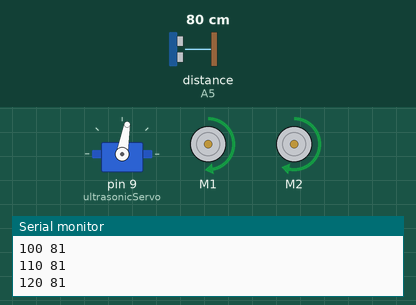
The sketch below on a simulated Arduino Uno, built with avr-gcc and run on an emulated ATmega328P. On the bench: servo, 2 × DC motor (green arrow = forward, orange = backward, longer = faster), the last lines printed to the serial monitor. Inputs (shaded band) come from the test bench; at power-on: distance to the obstacle (sensor on A5) 80 cm. The echo pulse lasts 58.3 µs per cm.

Above: at 2.7 s.
2.8 s: distance to the obstacle (sensor on A5) set to 44 cm
At 3.0 s:
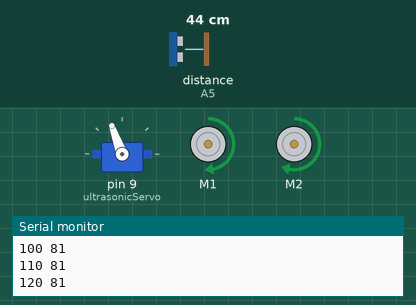
5.8 s: distance to the obstacle (sensor on A5) set to 36 cm
8.8 s: distance to the obstacle (sensor on A5) set to 29 cm
11.8 s: distance to the obstacle (sensor on A5) set to 22 cm
At 12.81 s:
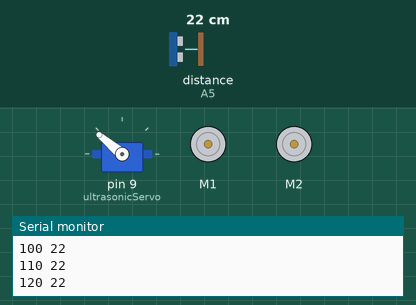
At 13.6 s:
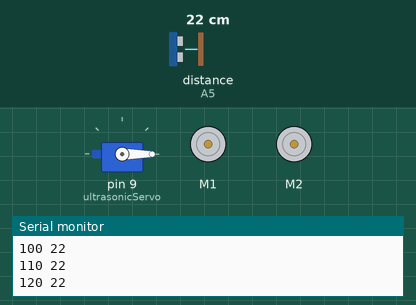
14.8 s: distance to the obstacle (sensor on A5) set to 120 cm
17.8 s: distance to the obstacle (sensor on A5) set to 2 cm
At 21.6 s:
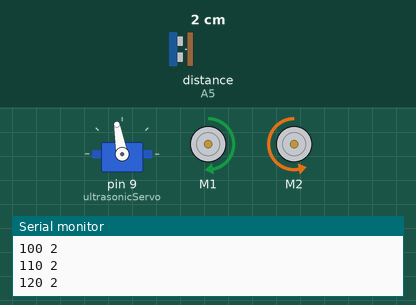
Timing chart, 0 to 21.8 s (numbered marks = the images above; inputs shaded):
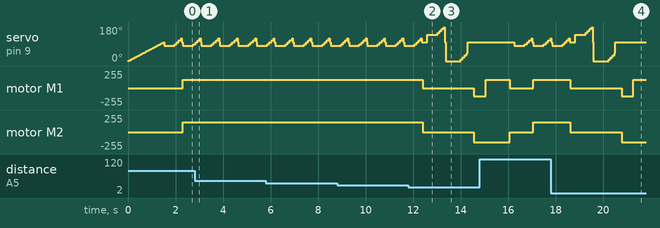

Measured:
- the behaviour switches between 26 and 25 cm on distance to the obstacle (sensor on A5) (found by bisection; images 1 and 2)
- after the input at 11.8 s, motor M1: forward 127/255 → stopped after 0.59 s, → backward 127/255 2.2 s later; motor M2: forward 150/255 → stopped after 0.59 s, → backward 150/255 2.2 s later
- after the input at 17.8 s, motor M1: forward 127/255 → stopped after 0.82 s, → backward 127/255 2.1 s later, → forward 127/255 0.50 s later; motor M2: forward 150/255 → stopped after 0.82 s, → backward 150/255 2.1 s later

The sketch:

test_servo_motors.ino
```cpp
//*********************************************************
// Ultrasonic sensor

#include <NewPing.h>

#define TRIG_PIN  A4
#define ECHO_PIN  A5

#define MAX_DISTANCE 200 // Maximum distance we want to ping for (in centimeters). Maximum sensor distance is rated at 400-500cm.

NewPing sonar(TRIG_PIN, ECHO_PIN, MAX_DISTANCE); // NewPing setup of pin and maximum distance.

float dangerThreshold = 25.0; // 25 cm - depends on the floor surface and speed setting

#define COLLISION_DISTANCE 25 // in cm - depends on what we want
#define AVOIDANCE_DISTANCE 40
//************************************************************
//* Servo
//************************************************************
#include <Servo.h>
#define LEFT 180
#define CENTER 100
#define RIGHT 20

Servo ultrasonicServo;  // create servo object to control a servo

int currentPos = 0;    // variable to store the servo position
//**************************************************************
//* Motors
//**************************************************************'

#include <AFMotor.h>

AF_DCMotor motor1(1, MOTOR12_1KHZ);
AF_DCMotor motor2(2, MOTOR12_1KHZ);

#define STOP 0
#define SLOW 150
#define MEDIUM 230
#define MAXSPEED 255

int throttle = 0;
// used to balance power across wheels


//**************************************************************************************************************
//*
//* structure to hold ultrasonic readings
//*
//**************************************************************************************************************

struct angleVector{
  int angle;
  int distance;
};

#define READINGS 5
struct angleVector angleVectors[READINGS];


//*************************************************************
//* setup
//*************************************************************
void setup() {

  // setup motor
  Serial.begin(9600);

  // setup servo
  ultrasonicServo.attach(9);  // attaches the servo on pin 5 to the servo object

  // move servo to center
  servo_position(CENTER);

  // setup motors
  throttle = SLOW;
  setSpeed(throttle);
  //freewheel();
}
//*************************************************************
//* Main
//*************************************************************

#define CLEAR          1
#define EMERGENCY_STOP 2
#define TURN_LEFT      3
#define TURN_RIGHT     4
#define VEER_LEFT      5
#define VEER_RIGHT     6

void loop() {

  //float distanceForward = ping();
  //delay(500);
  //if (distanceForward > dangerThreshold) //if path is clear
  if (scanClear())
  {
    drive_forward();
  }
  else // if path is blocked
  {
    //brake();
    freewheel();

    // look left
    // servo_position(LEFT);
    //delay(500);
    //float distanceLeft = ping();
    //Serial.print("Left: ");
    //Serial.print(distanceLeft);
    //Serial.println("cm");


    // look right
    //delay(500);
    // servo_position(RIGHT);
    //float  distanceRight = ping();
    //Serial.print("Right: ");
    //Serial.print(distanceRight);
    //Serial.println("cm");
    //delay(500);

    // look left
    lookLeft();
    int distanceLeft = getAverageDistance();

    // look right
    lookRight();
    int distanceRight = getAverageDistance();
    // re-center the ultrasonic
    servo_position(CENTER);

    // go the least obstructed way

    if (distanceLeft > distanceRight && distanceLeft > dangerThreshold)       //if left is less obstructed
    {
      // Check if we are too close to the obstacle
      //if (distanceLeft < 10.0)
      //{
      drive_backward();
      delay(200);
      //}
      // rotate left
      rotate_left();
    }
    else if (distanceRight > distanceLeft && distanceRight > dangerThreshold) //if right is less obstructed
    {
      // Check if we are too close to the obstacle
      //if (distanceRight < 10.0)
      //{
      drive_backward();
      delay(200);
      //}
      // rotate right
      rotate_right();
    }
    else // equally blocked or less than danger threshold left or right
    {
      freewheel();
      delay(20);
      drive_backward();
      delay(500);
      u_turn();
    }
  }

}

// servo control
void servo_position(int newPos){
  if (newPos > currentPos){
    for(int pos=currentPos; pos < newPos; pos += 1)  // goes from 0 degrees to 180 degrees
    {                                                // in steps of 1 degree
      ultrasonicServo.write(pos);                  // tell servo to go to position in variable 'pos'
      delay(15);                                   // waits 15ms for the servo to reach the position
    }
    currentPos = newPos;
  }
  else if (newPos < currentPos){
    for(int pos=currentPos; pos > newPos; pos -= 1)  // goes from 0 degrees to 180 degrees
    {                                                // in steps of 1 degree
      ultrasonicServo.write(pos);                  // tell servo to go to position in variable 'pos'
      delay(15);                                   // waits 15ms for the servo to reach the position
    }
    currentPos = newPos;
  }
}

// ultrasonic ping

float ping(){
  delay(50);                        // Wait 50ms between pings (about 20 pings/sec). 29ms should be the shortest delay between pings.
  unsigned int uS = sonar.ping();   // Send ping, get ping time in microseconds (uS).
  if (uS == 0)                      // out of range (0 = outside set distance range, no ping echo)
    return MAX_DISTANCE;
  else                              // in range
  return uS / US_ROUNDTRIP_CM;  // Convert ping time to distance
}


// short pile carpet - low battery
#define BRAKE_ACT_TIME   200
#define TURN_ACT_TIME    750
#define ROTATE_ACT_TIME  550
#define UTURN_ACT_TIME   1000

void freewheel(){
  motor1.run(RELEASE);
  motor2.run(RELEASE);
  delay(BRAKE_ACT_TIME);
}

void drive_forward(){
  motor1.run(FORWARD);
  motor2.run(FORWARD);
}

void brake(){ // this will require a modded AFMOTOR
  motor1.run(BRAKE);
  motor2.run(BRAKE);
  delay(BRAKE_ACT_TIME); // braking time
}

void rotate_left(){
  motor1.run(BACKWARD);
  motor2.run(FORWARD);
  delay(ROTATE_ACT_TIME);
  freewheel();
}

void rotate_right(){
  //changespeed(MEDIUM);
  motor2.run(BACKWARD);
  motor1.run(FORWARD);
  delay(ROTATE_ACT_TIME);
  freewheel();
}

void u_turn(){
  motor2.run(BACKWARD);
  motor1.run(FORWARD);
  delay(UTURN_ACT_TIME); // twice as long as rotate right to end up 180 degrees around
  freewheel();
}

void drive_backward(){
  motor1.run(BACKWARD);
  motor2.run(BACKWARD);
}

void veer_left(){
  motor1.run(RELEASE);
  motor2.run(FORWARD);
  delay(TURN_ACT_TIME/3);
  freewheel();
}

void veer_right(){
  motor2.run(RELEASE);
  motor1.run(FORWARD);
  delay(TURN_ACT_TIME/3);
  freewheel();
}

//**************************************************************************************************************
//*
//* Speed functions
//*
//* You can adjust SPEED_OFFSET to allow for differences between the motor speeds
//* Make it negative if the robot veers to the right and positive if it veers to the left
//*
//*
//**************************************************************************************************************
//Changed Motor speed for right turn, doing right turn only, changed detection collision zone time
#define MIN(a, b) (a < b ? a : b)

#define SPEED_OFFSET -23 // this offset is specific to your motor set - adjust till you get a straight path

#define SPEED_CHANGE_TIME 10 // time in milliseconds to react

void setSpeed(int speed){
  motor1.setSpeed(speed+SPEED_OFFSET);
  motor2.setSpeed(speed);
  delay(SPEED_CHANGE_TIME);
}

//*************************************************************************************************************
//*
//* Scanning
//*
//**************************************************************************************************************
bool scanClear(){

  //  Serial.println("in scanClear");

  bool clear = true;
  bool lowValue = false;

  lookForward();
  for (int i = 0; i < READINGS; i++){
    Serial.print(angleVectors[i].angle);
    Serial.print(" ");
    Serial.println(angleVectors[i].distance);

    if (angleVectors[i].distance <= COLLISION_DISTANCE) //if path is not clear
    {
      lowValue = true;

      if (lowValue)
      {
        clear = false;
        //return clear;
      }
    }
  }

  if (clear){ // not going to collide

    // see if we need to veer
    int leftDistance = averageLeftDistance();
    int rightDistance = averageRightDistance();
    if (leftDistance < AVOIDANCE_DISTANCE && rightDistance > AVOIDANCE_DISTANCE){
      veer_right();
    }
    else if (rightDistance < AVOIDANCE_DISTANCE && leftDistance > AVOIDANCE_DISTANCE){
      veer_left();
    }
  }

  return clear;
}

void lookForward(){
  // set up the reading angles for the servo
  angleVectors[0].angle = 80;
  angleVectors[1].angle = 90;
  angleVectors[2].angle = 100;
  angleVectors[3].angle = 110;
  angleVectors[4].angle = 120;
  ultrasonicServo.write(angleVectors[0].angle); // set servo to face the starting point
  delay(300); // wait 300 milliseconds for servo to reach position
  scan();
}

void lookLeft(){
  // set up the reading angles for the servo
  angleVectors[0].angle = 140;
  angleVectors[1].angle = 150;
  angleVectors[2].angle = 160;
  angleVectors[3].angle = 170;
  angleVectors[4].angle = 180;
  ultrasonicServo.write(angleVectors[0].angle); // set servo to face the starting point
  delay(300); // wait 300 milliseconds for servo to reach position
  scan();
}

void lookRight(){
  // set up the reading angles for the servo
  angleVectors[0].angle = 0;
  angleVectors[1].angle = 10;
  angleVectors[2].angle = 20;
  angleVectors[3].angle = 30;
  angleVectors[4].angle = 40;
  ultrasonicServo.write(angleVectors[0].angle); // set servo to face the starting point
  delay(500); // wait 500 milliseconds for servo to reach position
  scan();
}


void scan(){

  for(int i = 0; i < READINGS; i++){     // loop to sweep the servo (& sensor)
    angleVectors[i].distance = ping();
    ultrasonicServo.write(angleVectors[i].angle); // set servo position
    delay(35); // wait 30 milliseconds for servo to reach position
  }
  ultrasonicServo.write(CENTER); // set servo to face the starting point
  delay(35);
}

int averageRightDistance(){
  int accumulator = 0;
  for (int i = 0; i < 2; i++){
    accumulator += angleVectors[i].distance;
  }
  return (accumulator / 2);
}

int averageLeftDistance(){
  int accumulator = 0;
  for (int i = 3; i < 5; i++){
    accumulator += angleVectors[i].distance;
  }
  return (accumulator / 2);
}

int getAverageDistance(){
  int accumulator = 0;
  for (int i = 0; i < READINGS; i++){
    accumulator += angleVectors[i].distance;
  }
  return (accumulator / READINGS);
}
```
